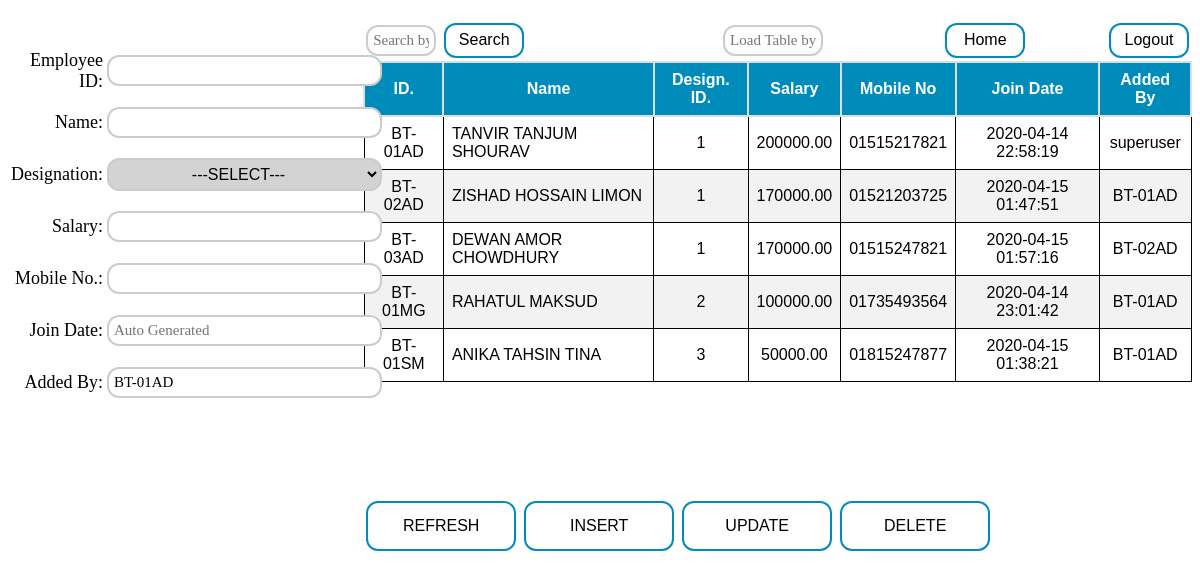
/Pages/employeeList.php (signed in), run on the app's committed database.
### tables this page shows
CREATE TABLE `employee` (
  `EmpID` varchar(15) NOT NULL,
  `E_NAME` varchar(50) NOT NULL,
  `DID` int(1) NOT NULL,
  `SAL` double(10,2) NOT NULL,
  `E_MOB` varchar(14) NOT NULL,
  `JOIN_DATE` datetime NOT NULL DEFAULT current_timestamp(),
  `ADDED_BY` varchar(15) NOT NULL
);

### DB Handler/DBC.php (called while the page is built, shortened)
<?php
 $serverName="localhost";
 $userName="root";
 $password="";
 $dbName="btweb";
function get($query)
{
	$data=array();
	global $serverName,$userName,$password,$dbName;
	try
	{
		$conn=mysqli_connect($serverName,$userName,$password,$dbName);
		$result=mysqli_query($conn,$query);
		if(mysqli_num_rows($result) > 0)
		{
			while($row=mysqli_fetch_assoc($result))
			{
				$entity=array();
				foreach($row as $k=>$v)
				{
					$entity[$k]=$row[$k];
				}
				$data[]=$entity;
			}
		}
		return $data;
	}
	catch (Exception $e)
	{
		throw $e->getMessage();
		return $data;
		mysqli_close($conn);
	}
}
?>

### DB Handler/employeeDB.php (called while the page is built, shortened)
<?php
require_once 'DBC.php';
function loadTable()
{
	$result=null;
	try
	{
		$query="SELECT * FROM `employee` WHERE `EmpID` != 'superuser' AND `DID` != '4' ORDER BY `DID`,`EmpID`;";
		$result=get($query);
		return $result;
	}
	catch (Exception $e)
	{
		throw $e->getMessage();
		return $result;
	}
}
?>

### Page Controllers/employeeListController.php (the view, shortened to what this page needs)
<?php
require_once '../DB Handler/employeeDB.php';
function showTable()
{
	$table=loadTable();
	foreach($table as $data)
	{
		echo "<tr>";
		echo "<td align='middle'>".$data["EmpID"]."</td>";
		echo "<td>".$data["E_NAME"]."</td>";
		echo "<td align='middle'>".$data["DID"]."</td>";
		echo "<td align='middle'>".$data["SAL"]."</td>";
		echo "<td align='middle'>".$data["E_MOB"]."</td>";
		echo "<td align='middle'>".$data["JOIN_DATE"]."</td>";
		echo "<td align='middle'>".$data["ADDED_BY"]."</td>";
		echo "</tr>";
	}
}
$uid = $_COOKIE['uid'];
$srchEmpTF="";
$eidTF="";
$enameTF="";
$o1= false;
$salTF="";
$mobTF="";
$jdTF="";
$pass = "";
$srchvalid= false;
?>

### Pages/employeeList.php (shortened to what this page needs)
<?php
include '../Page Controllers/employeeListController.php';
?>
<html>
	<head>
		<link rel="stylesheet" type="text/css" href="CSS/employeeList.css">
	</head>
	<body>
		<form action="" method="post">
			<div class="container">
				<div class="floatRightTop">
					<table name="search&logout">
						<tr>
							<td> <input type="text" class="srchtf" name="srchEmpTF" placeholder="Search by Employee ID." value="<?php echo "$srchEmpTF";?>"> </td>
							<td> <span style="color:red; font-size:15px;"> <?php echo"$srchEmpTFerror";?> </span> </td>
							<td> <button class="srchbtn" name="srchBTN" value=""> Search </button> </td>
							<td style="width:50%;"> </td>
							<td> <input type="text" class="srchbynametf" name="srchEmpByNameTF" id="srchEmpByNameTF" placeholder="Load Table by Employee Name" onclick='clear()'> </td>
							<td style="width:30%;"> </td>
							<td> <button class="srchbtn" name="gohomebtn"> Home </button> </td>
							<td class="col"> </td>
							<td> <button class="logoutbtn" name="logoutBTN"> Logout </button> </td>
						</tr>
					</table>
					<div class="scrollit">
						<table name="empTable" id="empTable">
							<thead>
								<tr>
									<th>ID.</th>
									<th>Name</th>
									<th>Design. ID.</th>
									<th>Salary</th>
									<th>Mobile No</th>
									<th>Join Date</th>
									<th>Added By</th>
								</tr>
							</thead>
							<tbody id='tab'>
								<?php
									showTable();
								?>
							</tbody>
						</table>
					</div>
				</div>
				<div class="floatLeftDown">
					<table name="input">
						<tr>
							<td class="td1"> Employee ID: </td>
							<td> <input type="text" class="tf" name="eidTF" value="<?php echo "$eidTF";?>" <?php if($srchvalid==true){echo "readonly";}?>>
							</td>
						</tr>
						<tr>
							<td class="td1"> Name: </td>
							<td> <input type="text" class="tf" name="enameTF" value="<?php echo "$enameTF";?>">
						</tr>
						<tr>
							<td class="td1"> Designation: </td>
							<td>
								<select name="design" id="design">
								  <option value="4" <?php if($o1 == true) {echo "selected";} ?>>---SELECT---</option>
								</select>
							</td>
						</tr>
						<tr>
							<td class="td1"> Salary: </td>
							<td> <input type="text" class="tf" name="salTF" value="<?php echo "$salTF";?>"> </td>
							<td> <span style="color:red; font-size:15px;"><?php echo $msg; ?> <?php echo "$salTFerror"; ?> </span></td>
						</tr>
						<tr>
							<td class="td1"> Mobile No.: </td>
							<td> <input type="text" class="tf" name="mobTF" value="<?php echo "$mobTF";?>"> </td>
							<td> <span style="color:red; font-size:15px;"><?php echo $msg1; ?> <?php echo "$mobTFerror"; ?> </span></td>
						</tr>
						<tr>
							<td class="td1"> Join Date: </td>
							<td> <input type="text" class="tf" name="jdTF" placeholder="Auto Generated" value="<?php if($srchvalid==true){echo "$jdTF";}else{echo "$jdTF";} ?>" readonly> </td>
						</tr>
						<tr>
							<td class="td1"> Added By: </td>
							<td> <input type="text" class="tf" name="addedbyTF" placeholder="Auto Generated"  value="<?php if($srchvalid==true){echo "$addedbyTF";}else{echo "$uid";} ?>" readonly> </td>
						</tr>
				</div>
				<table name="buttons" class="btnTB">
					<tr>
						<td> <button class="btn" name="refreshBTN"> REFRESH </button> </td>
						<td class="col2"></td>
						<td> <button class="btn" name="insertBTN" onclick='return showPASS("<?php echo $eidTF;?>","<?php echo $pass;?>")' <?php if($srchvalid){echo "disabled";} ?>> INSERT </button> </td>
						<td class="col2"></td>
						<td> <button class="btn" name="updateBTN" <?php if(!$srchvalid){echo "disabled";} ?>> UPDATE </button> </td>
						<td class="col2"></td>
						<td> <button class="btn" name="deleteBTN" <?php if(!$srchvalid){echo "disabled";} ?>> DELETE </button> </td>
					</tr>
				</table>
			</div>
		</form>
	</body>
</html>

### Pages/CSS/employeeList.css (style rules this page uses)
.floatRightTop { padding-top: 1%; width:70%; float: right; margin-bottom: auto; }
.floatLeftDown { padding-top: 3%; width: 30%; float: left; margin-bottom: auto; }
.container { overflow: hidden; margin-top: auto; margin-bottom: auto; margin-left: auto; margin-right: auto; }
.td1 { text-align: right; vertical-align: middle; height: 50px; font-family: "Consolas"; font-size: 18px; font-style: bold; }
#empTable { border-collapse: collapse; width: 100%; height: 30px; font-family: "Trebuchet MS", Arial, Helvetica, sans-serif; border-collapse: collapse; font-style: bold; }
#empTable th { border: 2px solid #ddd; padding: 8px; }
#empTable td { border: 1px solid BLACK; padding: 8px; }
#empTable tr:nth-child(even) { background-color: #f2f2f2; }
#empTable th { padding-top: 8px; padding-bottom: 8px; text-align: center; background-color: #008CBA; color: white; }
.scrollit { overflow:scroll; height:400px; }
.srchtf { width:70px; padding: 5px 5px 5px 5px; border: 2px solid #ccc; border-radius: 12px; font-family: "Consolas"; font-size: 15px; transition-duration: 0.4s; }
.srchbynametf { width:100px; padding: 5px 5px 5px 5px; border: 2px solid #ccc; border-radius: 12px; font-family: "Consolas"; font-size: 15px; transition-duration: 0.4s; }
.tf { width:275px; padding: 5px 5px 5px 5px; border: 2px solid #ccc; border-radius: 12px; font-family: "Consolas"; font-size: 15px; transition-duration: 0.4s; }
select { background-color: lightgray; width:275px; border: 2px solid #ccc; padding: 5px 5px 5px 5px; border-radius: 12px; text-align-last: center; font-size: inherit; overflow: hidden; transition-duration: 0.4s; }
option { background-color: #008CBA; border-radius: 12px; color: white; }
.btnTB { padding-top: 25%; padding-left:100%; padding-right:100%; padding-bottom:25%; width: 100%; }
.col { width: 80%; }
.col2 { width: 150px; }
.srchbtn { width:80px; height:35px; background-color: white; color: black; border-radius: 12px; border: 2px solid #008CBA; text-align: center; font-size: 16px; transition-duration: 0.4s; cursor: pointer; }
.logoutbtn { width:80px; height:35px; background-color: white; color: black; border-radius: 12px; border: 2px solid #008CBA; text-align: center; font-size: 16px; transition-duration: 0.4s; cursor: pointer; }
.btn { width:150px; height:50px; background-color: white; color: black; border-radius: 12px; border: 2px solid #008CBA; text-align: center; font-size: 16px; transition-duration: 0.4s; cursor: pointer; }

### data on the page
employee: EmpID "BT-01AD", E_NAME "TANVIR TANJUM SHOURAV", DID "1", SAL "200000.00", E_MOB "01515217821", JOIN_DATE "2020-04-14 22:58:19", ADDED_BY "superuser"
employee: EmpID "BT-02AD", E_NAME "ZISHAD HOSSAIN LIMON", DID "1", SAL "170000.00", E_MOB "01521203725", JOIN_DATE "2020-04-15 01:47:51", ADDED_BY "BT-01AD"
employee: EmpID "BT-03AD", E_NAME "DEWAN AMOR CHOWDHURY", DID "1", SAL "170000.00", E_MOB "01515247821", JOIN_DATE "2020-04-15 01:57:16", ADDED_BY "BT-02AD"
employee: EmpID "BT-01MG", E_NAME "RAHATUL MAKSUD", DID "2", SAL "100000.00", E_MOB "01735493564", JOIN_DATE "2020-04-14 23:01:42", ADDED_BY "BT-01AD"
employee: EmpID "BT-01SM", E_NAME "ANIKA TAHSIN TINA", DID "3", SAL "50000.00", E_MOB "01815247877", JOIN_DATE "2020-04-15 01:38:21", ADDED_BY "BT-01AD"
